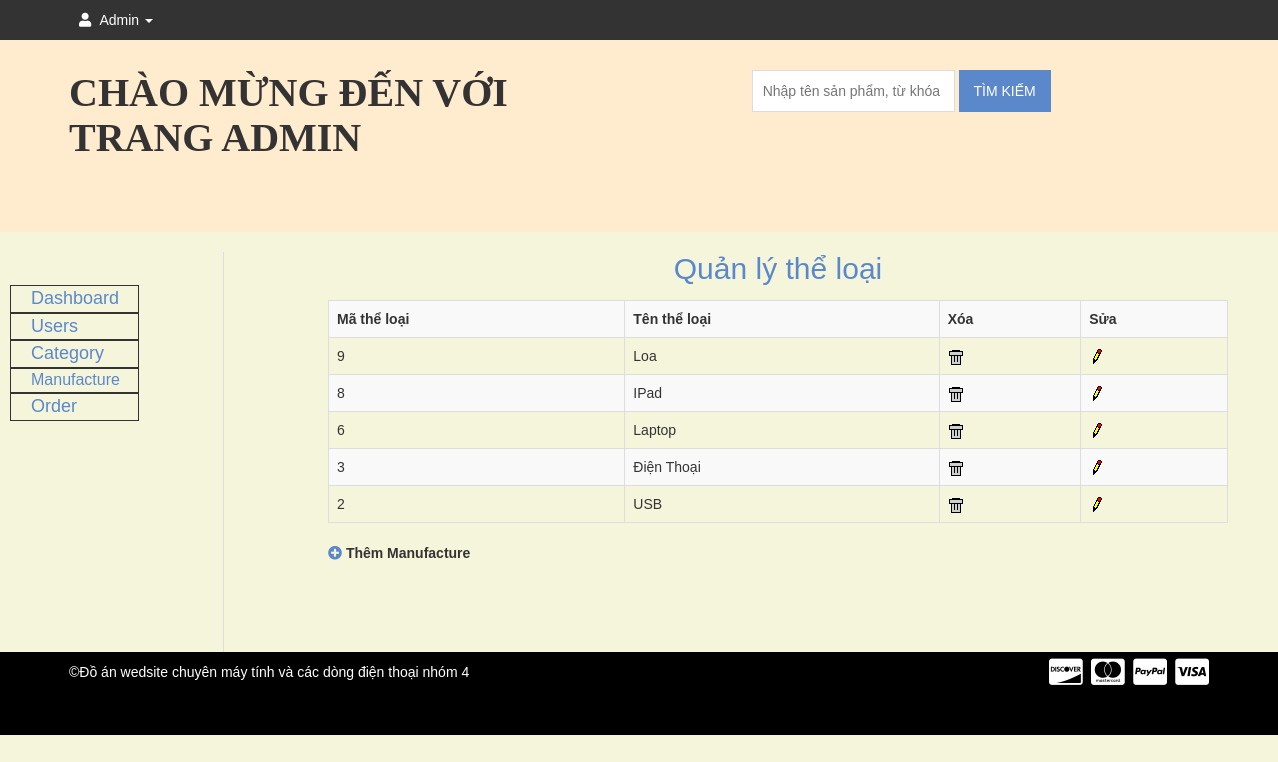
The page /admin.php?mod=category&act=manage (signed in) on the database its author committed.
### tables this page shows
CREATE TABLE IF NOT EXISTS `categories` (
  `CategoryID` int(11) NOT NULL AUTO_INCREMENT,
  `CategoryName` varchar(255) NOT NULL,
  `Position` int(11) DEFAULT '0',
  PRIMARY KEY (`CategoryID`)
);

### Controller/Category/Manage.php (called while the page is built)
<?php
    include_once("Model/Category.php");
    $cat = new Category();
    $ret = $cat->getCategoryManage();
    include_once("View/Category/Manage.php");

### Model/Category.php (called while the page is built, shortened)
<?php
    include_once("Model/DataProvider.php");
    class Category
    {
        private $da;
        public function __construct()
        {
            $this->da=new DataProvider();
        }
        public function getCategoryManage()
        {
            $sql = "Select * from categories order by CategoryID desc";
            return $this->da->FetchAll($sql);
        }
    }

### Model/DataProvider.php (called while the page is built, shortened)
<?php
    class DataProvider
    {
        private $link;
        public function __construct()
        {
            $this->link=mysqli_connect("localhost", "root", "", "nhom11");
        }
        public function ExecuteQuery($sql)
        {
            mysqli_query($this->link, "set names utf8");
            return mysqli_query($this->link, $sql);
        }
        public function FetchAll($sql)
        {
            $arr=array();
            $r = $this->ExecuteQuery($sql);
            while ($row = mysqli_fetch_assoc($r)) {
                $arr[]=$row;
            }
            return $arr;
        }
    }

### View/Category/Manage.php (the view)
<br>
<div style="width: 900px; float: right; margin-right: 50px;">
<center><h2><a href="admin.php?mod=category&act=manage">Quản lý thể loại</a></h2></center>
	<table width="100%" class="table table-bordered table-striped">
    <tr class="title"><th>Mã thể loại</th><th>Tên thể loại</th><th>Xóa</th><th>Sửa</th></tr>
    <?php
    foreach ($ret as $row) {
        echo "<tr><td>";
        echo $row['CategoryID']."</td><td>";
        echo $row['CategoryName']."</td><td>";
        echo "<a href=\"admin.php?mod=category&act=delete&id=$row[CategoryID]\" onclick=\"return IsDelete()\"><img src=\"Images/Delete.gif\" /></a></td><td>";
        echo "<a href=\"admin.php?mod=category&act=edit&id=$row[CategoryID]\"><img src=\"Images/Edit.gif\" /></a>";
        echo "</td></tr>";
    }
    ?>
    </table>
    <p class="btn-more box noprint"><strong><a href="admin.php?mod=category&act=insert"><i class="fas fa-plus-circle"></i> </a>
        Thêm Manufacture
    </a></strong></p>
</div>

### css/style.css (style rules this page uses)
img { max-width: 100%; height: auto; }
h1, h2, h3, h4, h5, h6 { margin: 0 0 15px; }
body { font-family:Arial, Helvetica, sans-serif; }
a { color: #5a88ca }
body { width: 100%; background: beige; }

### rows shown on the page
categories: CategoryID "9", CategoryName "Loa"
categories: CategoryID "8", CategoryName "IPad"
categories: CategoryID "6", CategoryName "Laptop"
categories: CategoryID "3", CategoryName "Điện Thoại"
categories: CategoryID "2", CategoryName "USB"

### other values the page prints
$_SESSION['btnLogin'] "Admin"
